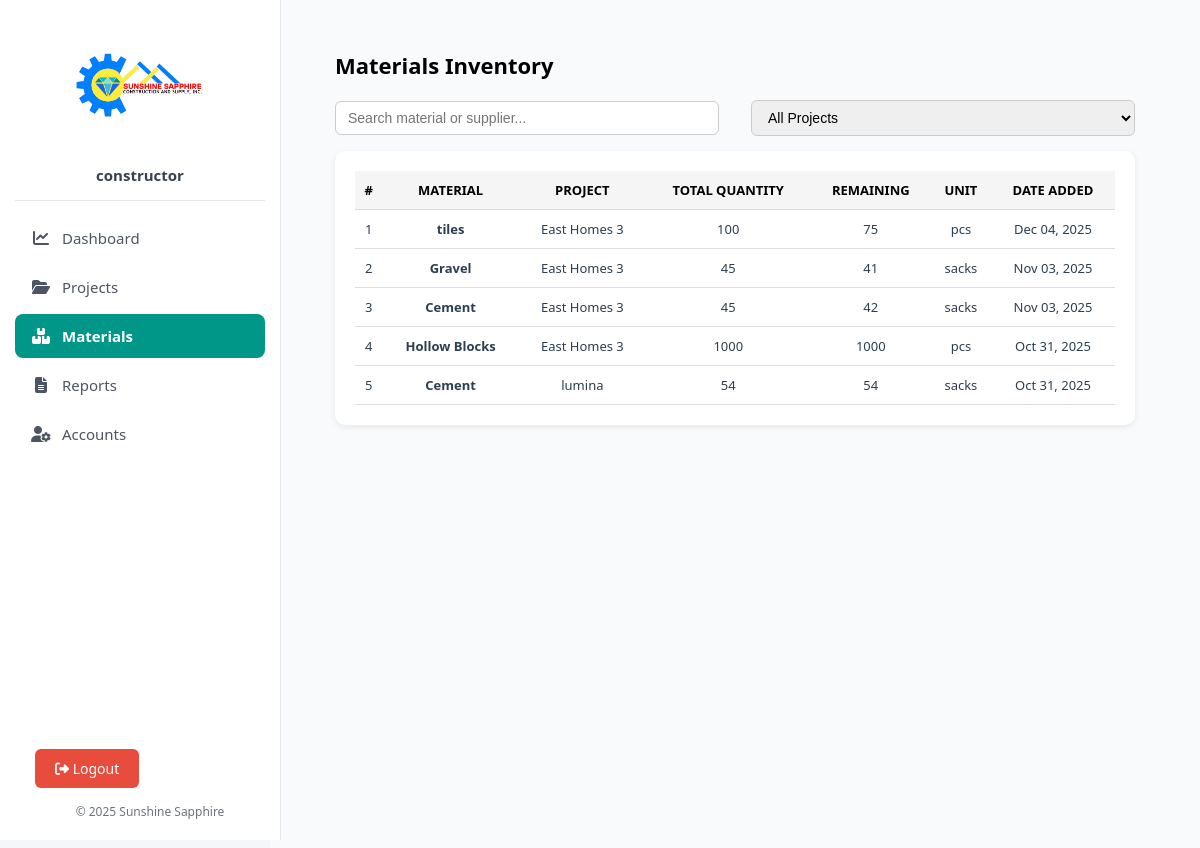
The app's page /materials/materials.php (signed in) with its own data.
### tables this page shows
CREATE TABLE `materials` (
  `id` int(11) NOT NULL,
  `project_id` int(11) NOT NULL,
  `name` varchar(255) NOT NULL,
  `supplier` varchar(255) DEFAULT NULL,
  `total_quantity` decimal(10,2) NOT NULL DEFAULT 0.00,
  `remaining_quantity` decimal(10,2) NOT NULL DEFAULT 0.00,
  `unit_of_measurement` varchar(50) NOT NULL,
  `purpose` varchar(255) DEFAULT NULL,
  `created_at` timestamp NOT NULL DEFAULT current_timestamp()
);

CREATE TABLE `projects` (
  `id` int(11) NOT NULL,
  `name` varchar(255) NOT NULL,
  `location` varchar(255) DEFAULT NULL,
  `units` int(11) NOT NULL,
  `progress` int(11) DEFAULT 0,
  `status` enum('Ongoing','Completed','Pending') NOT NULL DEFAULT 'Pending',
  `is_deleted` tinyint(1) DEFAULT 0,
  `deleted_at` datetime DEFAULT NULL,
  `created_at` timestamp NOT NULL DEFAULT current_timestamp(),
  `folder_path` varchar(255) DEFAULT NULL
);

### materials/materials.php (the view, shortened to what this page needs)
<?php
require_once __DIR__ . '/../includes/header.php';
require_once __DIR__ . '/../includes/db.php';
$query = "
    SELECT m.id, m.name, m.project_id, m.total_quantity, m.remaining_quantity, m.unit_of_measurement, m.purpose, m.created_at, p.name AS project_name
    FROM materials m
    LEFT JOIN projects p ON m.project_id = p.id
    ORDER BY m.created_at DESC
";
$result = $conn->query($query);
?>
<div class="content-container">
    <div class="page-header">
        <h2>Materials Inventory</h2>
    </div>
    <div class="filter-bar">
        <input type="text" id="searchInput" placeholder="Search material or supplier...">
        <select id="projectFilter">
            <option value="">All Projects</option>
        </select>
    </div>
    <div class="card">
        <div class="table-responsive">
            <table class="data-table">
                <thead>
                    <tr>
                        <th>#</th>
                        <th>Material</th>
                        <th>Project</th>
                        <th>Total Quantity</th>
                        <th>Remaining</th>
                        <th>Unit</th>
                        <th>Date Added</th>
                    </tr>
                </thead>
                <tbody>
                    <?php
                    if ($result && $result->num_rows > 0) {
                        $counter = 1;
                        while ($row = $result->fetch_assoc()) {
                            $total_qty = intval($row['total_quantity']);
                            $remaining_qty = intval($row['remaining_quantity']);
                            $lowStock = ($total_qty > 0) && (($remaining_qty / $total_qty) < 0.2);
                            $rowClass = $lowStock ? "low-stock" : "";
                            echo "<tr class='{$rowClass}'>
                                <td>{$counter}</td>
                                <td class='highlight' style='color:#2c3e50; font-weight:600;'>{$row['name']}</td>
                                <td>{$row['project_name']}</td>
                                <td>{$total_qty}</td>
                                <td>{$remaining_qty}</td>
                                <td>{$row['unit_of_measurement']}</td>
                                <td>" . date('M d, Y', strtotime($row['created_at'])) . "</td>
                            </tr>";
                            $counter++;
                        }
                    } else {
                        echo "<tr><td colspan='7' class='empty'>No materials found.</td></tr>";
                    }
                    ?>
                </tbody>
            </table>
        </div>
    </div>
</div>
<?php require_once __DIR__ . '/../includes/footer.php'; ?>

### includes/header.php (style rules this page uses)
body { margin: 0; font-family: "Segoe UI", sans-serif; background-color: #f4f6f9; color: #2c3e50; }

### materials/materials.php (style rules this page uses)
.content-container { padding: 20px 25px; }
.page-header { display: flex; justify-content: space-between; align-items: center; margin-bottom: 20px; }
.page-header h2 { color: #000; font-size: 22px; font-weight: 700; margin: 0; }
.card { background-color: white; border-radius: 10px; box-shadow: 0 2px 6px rgba(0, 0, 0, 0.08); padding: 20px; }
.table-responsive { overflow-x: auto; }
.data-table { width: 100%; border-collapse: collapse; }
.data-table thead { background-color: #f5f5f5; color: #000; }
.data-table th, .data-table td { padding: 10px 6px; text-align: center; border-bottom: 1px solid #ddd; font-size: 13px; }
.data-table th { font-weight: 600; text-transform: uppercase; }
.data-table .highlight { font-weight: 600; color: #2c3e50; }
.filter-bar { display: flex; justify-content: space-between; align-items: center; margin-bottom: 15px; }
.filter-bar input, .filter-bar select { padding: 8px 12px; border: 1px solid #ccc; border-radius: 6px; font-size: 14px; width: 48%; box-sizing: border-box; }

### records on screen
materials: name "tiles", project.name "East Homes 3", total_quantity "100", remaining_quantity "75", unit_of_measurement "pcs", created_at "Dec 04, 2025"
materials: name "Gravel", project.name "East Homes 3", total_quantity "45", remaining_quantity "41", unit_of_measurement "sacks", created_at "Nov 03, 2025"
materials: name "Cement", project.name "East Homes 3", total_quantity "45", remaining_quantity "42", unit_of_measurement "sacks", created_at "Nov 03, 2025"
materials: name "Hollow Blocks", project.name "East Homes 3", total_quantity "1000", remaining_quantity "1000", unit_of_measurement "pcs", created_at "Oct 31, 2025"
materials: name "Cement", project.name "lumina", total_quantity "54", remaining_quantity "54", unit_of_measurement "sacks", created_at "Oct 31, 2025"

### other values on screen
$_SESSION['user_role'] "constructor"
